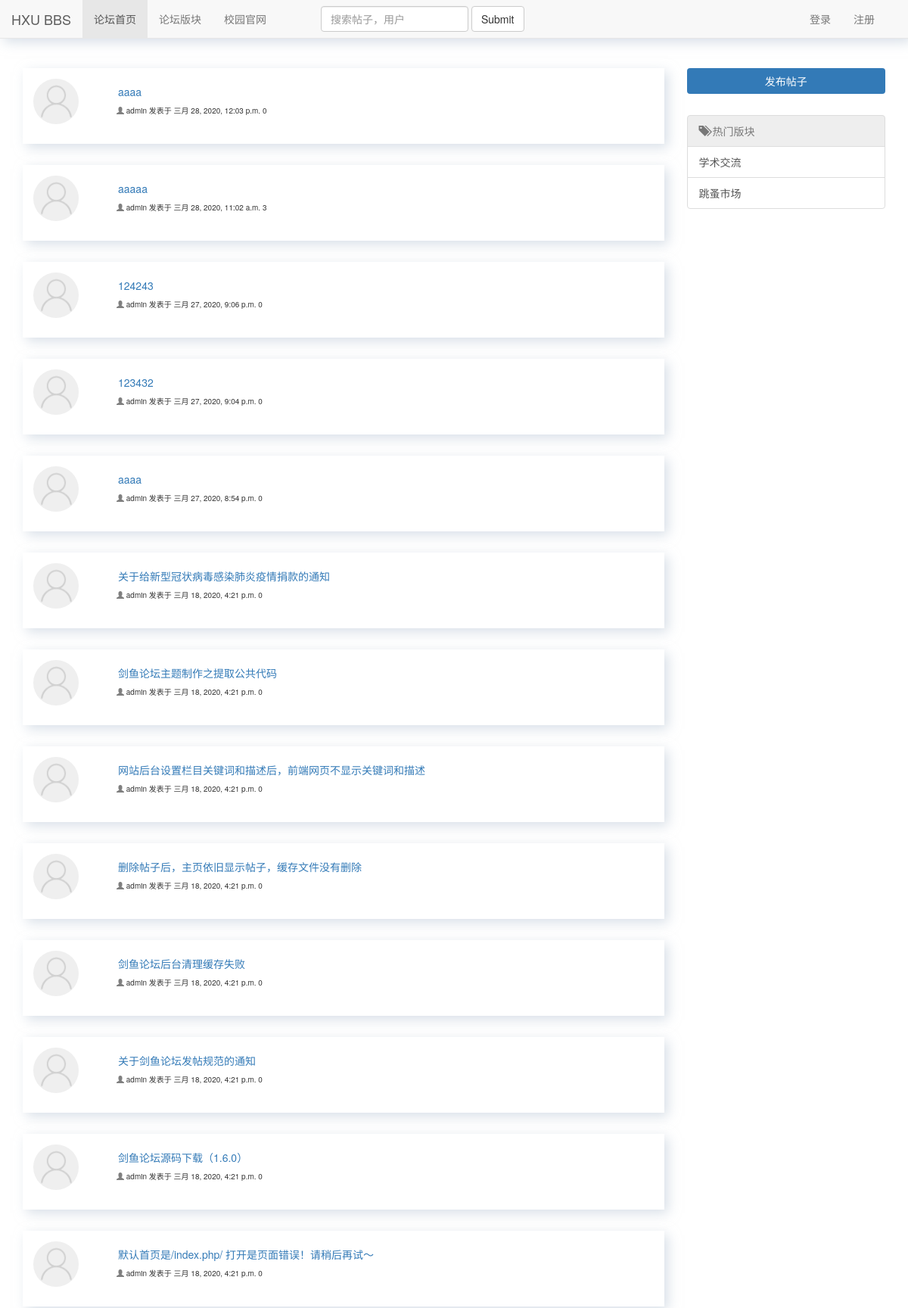
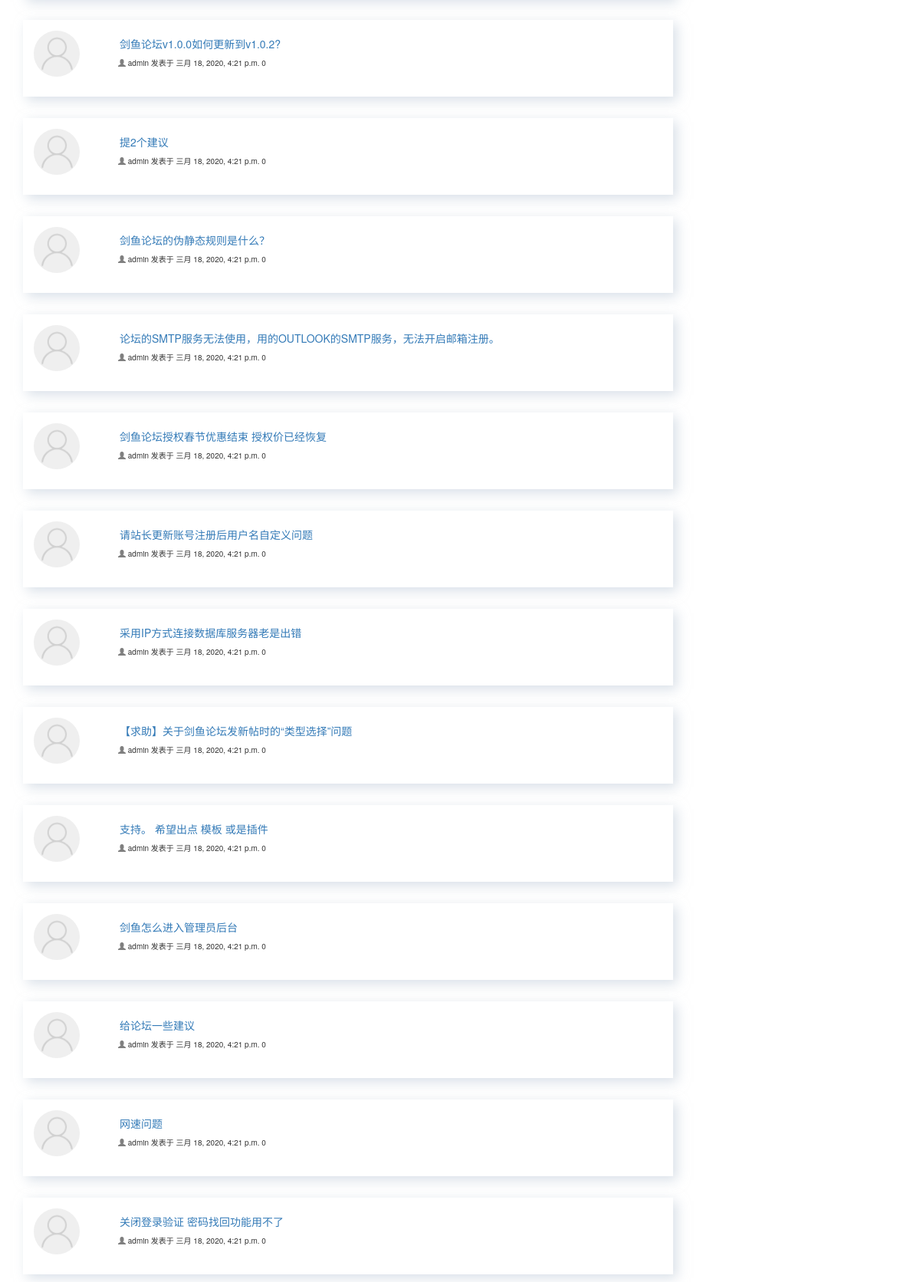
The page / (upper part) on the database its author committed (2 pictures, top to bottom).
### bbs/models.py (models this page shows, shortened)
class Post(models.Model):
    title = models.CharField(max_length=128, verbose_name='标题')
    category = models.ForeignKey('Category', on_delete=models.CASCADE, verbose_name='版块')
    theme = models.ForeignKey('Theme', on_delete=models.CASCADE, default=1)
    content = RichTextUploadingField(verbose_name='帖子内容')
    author = models.ForeignKey('UserProfile', on_delete=models.CASCADE, verbose_name='作者')
    created_time = models.DateTimeField(auto_now_add=True, verbose_name='创建时间')
    modify_time = models.DateTimeField(auto_now=True, verbose_name='修改时间')
    priority = models.IntegerField(verbose_name='是否置顶',default=0)
    class Meta:
        ordering = ['-created_time']
        verbose_name = "帖子"  # 表名改成中文名
        verbose_name_plural = verbose_name
    def short_content(self):
        if len(str(self.content)) > 30:
            return '{}...'.format(str(self.content)[0:29])
        else:
            return str(self.content)
    short_content.allow_tags = True
    short_content.short_description = 'content'

class UserProfile(models.Model):
    user = models.OneToOneField(User, on_delete=models.CASCADE)
    name = models.CharField(max_length=64, verbose_name='用户名')
    signature = models.CharField(max_length=128, blank=True, null=True, verbose_name='个性签名')
    image = models.ImageField(verbose_name='头像', default='imgs/default.png')
    class Meta:
        verbose_name = "自定义用户"  # 表名改成中文名
        verbose_name_plural = verbose_name
    def __str__(self):
        return self.name

class Category(models.Model):
    name = models.CharField(max_length=128, verbose_name='版块名')
    image = models.ImageField(upload_to='categoryimg', default='categoryimg/beidouqixing.png')
    brief = models.CharField(max_length=128, default='欢迎查看本版块帖子',  verbose_name='版块简介')
    post_num = models.IntegerField(default=0, verbose_name='帖子数')
    class Meta:
        verbose_name = "版块"  # 表名改成中文名
        verbose_name_plural = verbose_name

### bbs/views.py (the view)
# urls.py: path('', index, name='index'),
def index(request):
    category_list = Category.objects.all()
    post_list = Post.objects.all()
    return render(request, 'bbs/index.html', locals())

### comment/templatetags/comment_tags.py (called while the page is built)
@register.simple_tag
def get_comment_count(obj):
    content_type = ContentType.objects.get_for_model(obj)
    return Comment.objects.filter(content_type=content_type, object_id=obj.id).count()

### bbs/templates/bbs/index.html (shortened to what this page needs)
{% extends 'base.html' %}
{% load comment_tags %}
{% block index %}
active
{% endblock %}
{% block content %}
    <div class="container-fluid">
        <div class="col-sm-9">
            {% for post in post_list %}
            <div class="card">
                <div class="card-body">
                    <img src="/static/imgs/avatar.png" alt="" class="img-circle">
                    <h5><a href="{% url 'postdetail' post.id %}">{{ post.title }}</a></h5>
                    <div class="detail">
                        <span class="glyphicon glyphicon-user" style="color: #7f7f7f"></span>
                        <span>{{ post.author }}</span>
                        <span>发表于 {{ post.created_time }}</span>
                        <span> {% get_comment_count post %}</span>
                    </div>
                </div>
            </div>
            {% endfor %}
        </div>
        <div class="col-sm-3">
            <div class="publish"><a href="{% url 'publish' %}" class="btn bg-primary btn-block">发布帖子</a></div>
            <div class="list-group">
                <a href="#" class="list-group-item disabled">
                    <span class="glyphicon glyphicon-tags"></span>
                    热门版块
                </a>
                {% for category in category_list %}
                    <a href="" class="list-group-item">{{ category.name }}</a>
                {% endfor %}
            </div>
        </div>
    </div>
{% endblock %}

### static/index.css (style rules this page uses)
body { padding-top: 90px; }
.publish { margin-bottom: 2em; }
.card { height: 100px; background-color: #fff; box-shadow: 5px 5px 15px rgba(187, 199, 214, 0.56); margin-bottom: 2em; }
.card-body { padding: 1em; }
.card-body img { width: 60px; height: 60px; float: left; }
.card-body h5 { margin-left: 8em; }
.detail { margin-left: 11em; font-size: 10px; }

### rows shown on the page
Post: title "aaaa", author "admin", created_time "三月 28, 2020, 12:03 p.m."
Post: title "aaaaa", author "admin", created_time "三月 28, 2020, 11:02 a.m.", id "3"
Post: title "124243", author "admin", created_time "三月 27, 2020, 9:06 p.m.", id "0"
Post: title "123432", author "admin", created_time "三月 27, 2020, 9:04 p.m.", id "0"
Post: title "aaaa", author "admin", created_time "三月 27, 2020, 8:54 p.m.", id "0"
Post: title "关于给新型冠状病毒感染肺炎疫情捐款的通知", author "admin", created_time "三月 18, 2020, 4:21 p.m.", id "0"
Post: title "剑鱼论坛主题制作之提取公共代码", author "admin", created_time "三月 18, 2020, 4:21 p.m.", id "0"
Post: title "网站后台设置栏目关键词和描述后，前端网页不显示关键词和描述", author "admin", created_time "三月 18, 2020, 4:21 p.m.", id "0"
Post: title "删除帖子后，主页依旧显示帖子，缓存文件没有删除", author "admin", created_time "三月 18, 2020, 4:21 p.m.", id "0"
Post: title "剑鱼论坛后台清理缓存失败", author "admin", created_time "三月 18, 2020, 4:21 p.m.", id "0"
Post: title "关于剑鱼论坛发帖规范的通知", author "admin", created_time "三月 18, 2020, 4:21 p.m.", id "0"
Post: title "剑鱼论坛源码下载（1.6.0）", author "admin", created_time "三月 18, 2020, 4:21 p.m.", id "0"
Post: title "默认首页是/index.php/ 打开是页面错误！请稍后再试～", author "admin", created_time "三月 18, 2020, 4:21 p.m.", id "0"
Post: title "剑鱼论坛v1.0.0如何更新到v1.0.2?", author "admin", created_time "三月 18, 2020, 4:21 p.m.", id "0"
Post: title "提2个建议", author "admin", created_time "三月 18, 2020, 4:21 p.m.", id "0"
Post: title "剑鱼论坛的伪静态规则是什么？", author "admin", created_time "三月 18, 2020, 4:21 p.m.", id "0"
Post: title "论坛的SMTP服务无法使用，用的OUTLOOK的SMTP服务，无法开启邮箱注册。", author "admin", created_time "三月 18, 2020, 4:21 p.m.", id "0"
Post: title "剑鱼论坛授权春节优惠结束 授权价已经恢复", author "admin", created_time "三月 18, 2020, 4:21 p.m.", id "0"
Post: title "请站长更新账号注册后用户名自定义问题", author "admin", created_time "三月 18, 2020, 4:21 p.m.", id "0"
Post: title "采用IP方式连接数据库服务器老是出错", author "admin", created_time "三月 18, 2020, 4:21 p.m.", id "0"
Post: title "【求助】关于剑鱼论坛发新帖时的“类型选择”问题", author "admin", created_time "三月 18, 2020, 4:21 p.m.", id "0"
Post: title "支持。 希望出点 模板 或是插件", author "admin", created_time "三月 18, 2020, 4:21 p.m.", id "0"
Post: title "剑鱼怎么进入管理员后台", author "admin", created_time "三月 18, 2020, 4:21 p.m.", id "0"
Post: title "给论坛一些建议", author "admin", created_time "三月 18, 2020, 4:21 p.m.", id "0"
Post: title "网速问题", author "admin", created_time "三月 18, 2020, 4:21 p.m.", id "0"
Post: title "关闭登录验证 密码找回功能用不了", author "admin", created_time "三月 18, 2020, 4:21 p.m.", id "0"
Category: name "学术交流"
Category: name "跳蚤市场"
